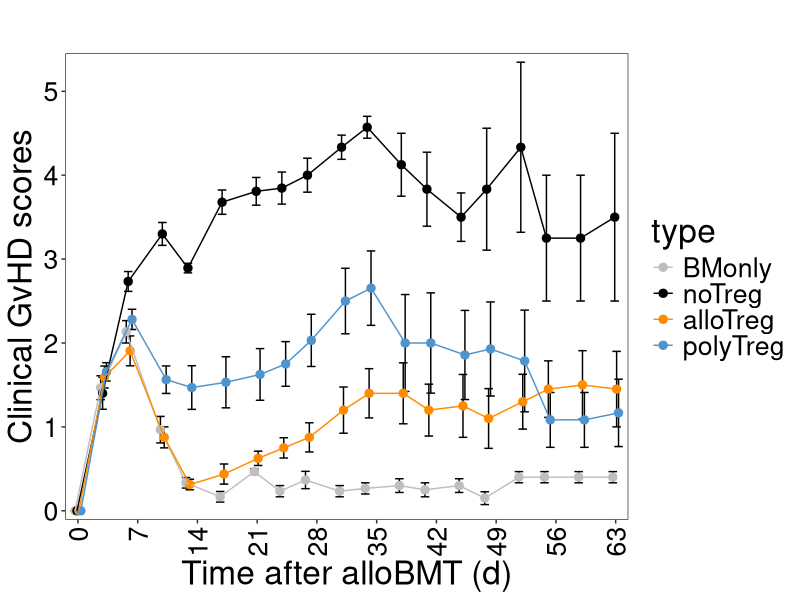

Generate this figure with R: (Note: this script raises an error after producing the figure.)
## ---- chunk 1
knitr::opts_chunk$set(echo = TRUE)
knitr::opts_knit$set(root.dir = normalizePath(".."))
knitr::write_bib(.packages(), "Figure2b_BMTGvHDscore.packages.bib")
## ---- chunk 2
library(ggplot2)
library(scales)
library(tidyr)
## ---- chunk 3
score.data <- read.delim("./data/Fig2_GvHDscore.txt", header=TRUE)
score.df <- score.data %>% gather(key = "animal", value = "scores", -1)
score.df$type <- c(rep("BMonly",285), rep("noTreg",285), rep("alloTreg",304), rep("polyTreg",304))
score.df$type <- factor(score.df$type,levels = c("BMonly","noTreg","alloTreg","polyTreg"))
score.df
## ---- chunk 4
p <- ggplot(score.df, aes(x=time, y=scores, group=type, color=type)) 
p <- p + stat_summary(fun.data=mean_se, fun.args = list(mult=1), geom="errorbar", color="black", size=0.5, width = 4, position=position_dodge(.9))
p <- p + stat_summary(fun = mean, geom = "point", size=2.5, position=position_dodge(.9))
p <- p + stat_summary(fun = mean, geom = "line", size=.5, position=position_dodge(.9))
p <- p + theme_bw() + theme(panel.grid.major = element_blank(), panel.grid.minor = element_blank(), axis.text.x = element_text(angle = 90, vjust = 0.5, hjust=1, color="black"), axis.text.y = element_text(color="black"), text = element_text(size = 24))
p <- p + scale_color_manual(values = c("gray","black","darkorange","steelblue3")) + scale_x_continuous(breaks = c(0,7,14,21,28,35,42,49,56,63), expand = c(0.01,0)) + scale_y_continuous(expand = c(0.02,0))
p <- p + labs(title="",x="Time after alloBMT (d)", y = "Clinical GvHD scores")
p
#pdf("./figures/Figure2b_BMTGvHDscore.pdf", height=4.5, width=7.5)
#p
#dev.off()

## ---- chunk 5
myTukey <- score.data$time
myAnova <- score.data$time
for (i in score.data$time) {
test.data <- score.df[ which(score.df$time==i),]  
test.res.aov <- aov(scores~type, data=test.data)
myAnova[i] <- summary(test.res.aov)
myTukey[i] <- TukeyHSD(test.res.aov)
}
## ---- chunk 6
for (i in score.data$time) {
print(c(i, myAnova[i]), row.names = FALSE)
}
## ---- chunk 7
for (i in score.data$time) {
print(c(i, myTukey[i]))
}
## ---- chunk 8
sessionInfo(package = NULL)
writeLines(capture.output(sessionInfo(package = NULL)), "./Rscripts/Figure2b_BMTGvHDscore_SessionInfo.txt")
